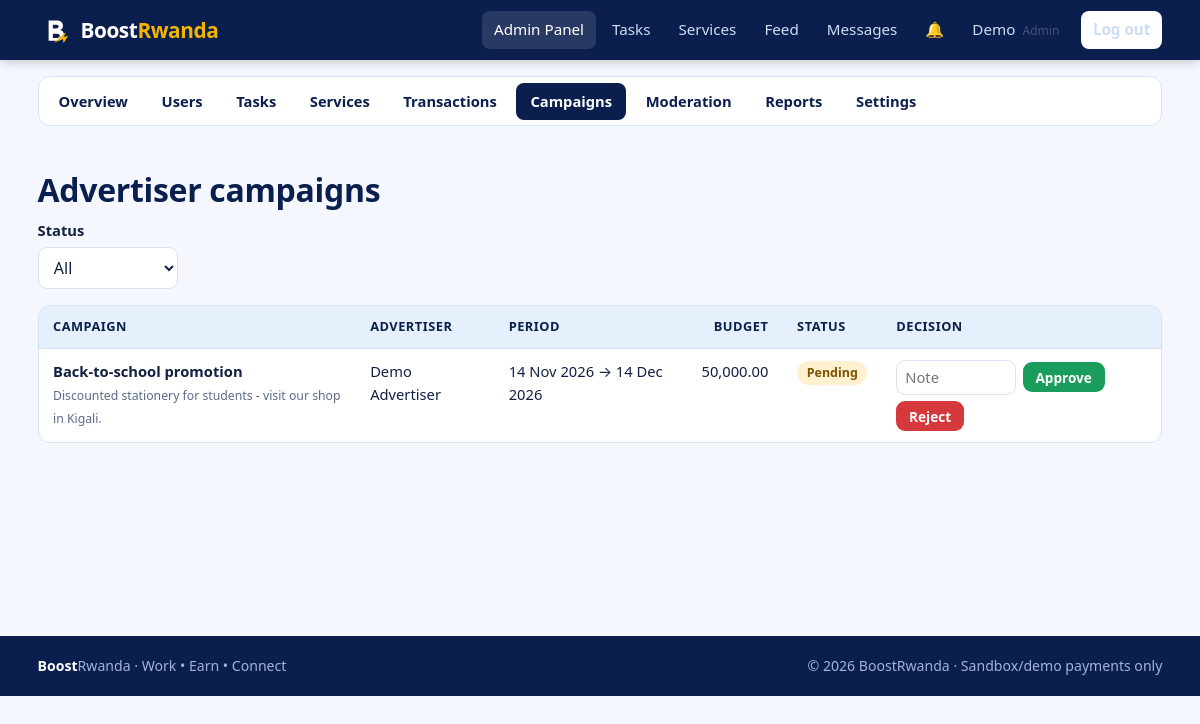
The page /admin/campaigns.php (signed in) on the database its author committed.
### tables this page shows
CREATE TABLE users (
  id            INT UNSIGNED AUTO_INCREMENT PRIMARY KEY,
  member_id     VARCHAR(12)  NULL UNIQUE,                  
  full_name     VARCHAR(100) NOT NULL,
  student_id    VARCHAR(30)  NULL,                          
  email         VARCHAR(150) NOT NULL UNIQUE,
  phone         VARCHAR(20)  NOT NULL,
  password_hash VARCHAR(255) NOT NULL,                      
  role          ENUM('member','freelancer','advertiser','admin','school') NOT NULL DEFAULT 'member',
  status        ENUM('active','suspended') NOT NULL DEFAULT 'active',
  created_at    TIMESTAMP NOT NULL DEFAULT CURRENT_TIMESTAMP,
  last_login    DATETIME NULL,
  INDEX idx_users_role (role),
  INDEX idx_users_status (status),
  INDEX idx_users_student (student_id)
);

CREATE TABLE campaigns (
  id            INT UNSIGNED AUTO_INCREMENT PRIMARY KEY,
  advertiser_id INT UNSIGNED NOT NULL,
  title         VARCHAR(150) NOT NULL,
  ad_text       VARCHAR(600) NOT NULL,
  target_url    VARCHAR(255) NULL,
  budget        DECIMAL(12,2) NOT NULL,
  start_date    DATE NOT NULL,
  end_date      DATE NOT NULL,
  status        ENUM('pending','active','paused','rejected','completed') NOT NULL DEFAULT 'pending',
  admin_note    VARCHAR(255) NULL,
  created_at    TIMESTAMP NOT NULL DEFAULT CURRENT_TIMESTAMP,
  FOREIGN KEY (advertiser_id) REFERENCES users(id),
  INDEX idx_camp_status (status)
);

### config/database.php (called while the page is built)
<?php
function db(): PDO
{
    static $pdo = null;
    if ($pdo === null) {
        $c = app_config()['db'];
        $dsn = "mysql:host={$c['host']};dbname={$c['name']};charset={$c['charset']}";
        try {
            $pdo = new PDO($dsn, $c['user'], $c['pass'], [
                PDO::ATTR_ERRMODE            => PDO::ERRMODE_EXCEPTION,
                PDO::ATTR_DEFAULT_FETCH_MODE => PDO::FETCH_ASSOC,
                PDO::ATTR_EMULATE_PREPARES   => false,
            ]);
        } catch (PDOException $e) {
            error_log('DB connection failed: ' . $e->getMessage());
            http_response_code(500);
            exit('Database connection failed. Check config/config.php and that MySQL is running.');
        }
    }
    return $pdo;
}
function q(string $sql, array $params = []): PDOStatement
{
    $st = db()->prepare($sql);
    $st->execute($params);
    return $st;
}
function fetch_all(string $sql, array $params = []): array { return q($sql, $params)->fetchAll(); }
function fetch_one(string $sql, array $params = []): ?array { $r = q($sql, $params)->fetch(); return $r ?: null; }
function fetch_val(string $sql, array $params = []) { $r = q($sql, $params)->fetchColumn(); return $r === false ? null : $r; }

### includes/auth.php (called while the page is built, shortened)
<?php
function current_user(): ?array
{
    static $user = false;
    if ($user === false) {
        $user = null;
        if (!empty($_SESSION['user_id'])) {
            $u = fetch_one('SELECT id, member_id, full_name, email, phone, role, status FROM users WHERE id=?', [$_SESSION['user_id']]);
            if ($u && $u['status'] === 'active') { $user = $u; } else { unset($_SESSION['user_id']); }
        }
    }
    return $user;
}
function role_home(string $role): string
{
    return ['admin' => 'admin/dashboard.php', 'school' => 'school/dashboard.php',
            'advertiser' => 'advertiser/dashboard.php'][$role] ?? 'user/dashboard.php';
}
function require_login(): array
{
    $u = current_user();
    return $u;
}
function require_role(array $roles): array
{
    $u = require_login();
    return $u;
}

### config/config.php (called while the page is built)
<?php
return [
    'app_name'  => 'BoostRwanda',
    'base_url'  => '/BoostRwanda',
    'currency'  => 'RWF',
    'debug'     => false,
    'db' => [
        'host'    => '127.0.0.1',
        'name'    => 'boostrwanda_db',
        'user'    => 'root',
        'pass'    => '',
        'charset' => 'utf8mb4',
    ],
    'upload_max_bytes' => 2 * 1024 * 1024,
    'upload_allowed'   => [
        'jpg' => 'image/jpeg', 'jpeg' => 'image/jpeg',
        'png' => 'image/png',  'pdf'  => 'application/pdf',
    ],
    'max_login_attempts' => 5,
    'lockout_minutes'    => 15,
    'session_idle_secs'  => 7200,
    'payment' => [
        'mode'           => 'sandbox',
        'webhook_secret' => 'change-me-sandbox-secret',
    ],
];

### includes/bootstrap.php (called while the page is built, shortened)
<?php
function app_config(): array
{
    static $cfg = null;
    if ($cfg === null) { $cfg = require ROOT_PATH . '/config/config.php'; }
    return $cfg;
}
require_once ROOT_PATH . '/config/database.php';
require_once ROOT_PATH . '/includes/functions.php';
require_once ROOT_PATH . '/includes/auth.php';
require_once ROOT_PATH . '/includes/tasks_lib.php';

### includes/tasks_lib.php (called while the page is built, shortened)
<?php
function excerpt(string $s, int $n = 120): string
{
    $s = trim(preg_replace('/\s+/', ' ', $s));
    return mb_strlen($s) > $n ? mb_substr($s, 0, $n - 1) . '…' : $s;
}

### admin/campaigns.php (the view, shortened to what this page needs)
<?php
require_once __DIR__ . '/../includes/bootstrap.php';
$user = require_role(['admin']);
$status = in_array($_GET['status'] ?? '', REPORT_STATUSES['campaigns'], true) ? $_GET['status'] : '';
$pg = paginate((int)fetch_val('SELECT COUNT(*) FROM campaigns' . ($status ? ' WHERE status=?' : ''), $status ? [$status] : []), 10);
$rows = fetch_all('SELECT c.*, u.full_name FROM campaigns c JOIN users u ON u.id=c.advertiser_id' . ($status ? ' WHERE c.status=?' : '') . " ORDER BY (c.status='pending') DESC, c.id DESC LIMIT {$pg['per']} OFFSET {$pg['offset']}", $status ? [$status] : []);
include __DIR__ . '/../includes/header.php';
?>
<div class="container">
  <?= admin_subnav('campaigns') ?>
  <div class="page-head"><div><h1>Advertiser campaigns</h1></div></div>
  <form class="filters" method="get" data-no-loading><div class="form-group"><label for="status">Status</label><select id="status" name="status" onchange="this.form.submit()"><option value="">All</option></select></div></form>
  <div class="table-wrap"><table><thead><tr><th>Campaign</th><th>Advertiser</th><th>Period</th><th class="num">Budget</th><th>Status</th><th>Decision</th></tr></thead><tbody>
    <?php foreach ($rows as $c): ?><tr><td><b><?= e($c['title']) ?></b><br><small class="pre"><?= e(excerpt($c['ad_text'], 140)) ?></small></td><td><?= e($c['full_name']) ?></td>
      <td><?= e(fmt_date($c['start_date'], false)) ?> &rarr; <?= e(fmt_date($c['end_date'], false)) ?></td><td class="num"><?= e(number_format((float)$c['budget'], 2)) ?></td><td><?= status_badge($c['status']) ?></td>
      <td><?php if (in_array($c['status'], ['pending', 'active', 'paused'], true)): ?><form method="post" class="actions"><?= csrf_field() ?><input type="hidden" name="campaign_id" value="<?= (int)$c['id'] ?>"><input name="note" placeholder="Note" maxlength="255" style="width:120px;padding:.3rem .5rem">
        <?php if ($c['status'] === 'pending'): ?><button class="btn btn-ok btn-sm" name="decision" value="approve" type="submit">Approve</button><?php else: ?><button class="btn btn-light btn-sm" name="decision" value="complete" type="submit">Complete</button><?php endif; ?>
        <button class="btn btn-danger btn-sm" name="decision" value="reject" type="submit">Reject</button></form><?php else: ?><small><?= e($c['admin_note'] ?: '-') ?></small><?php endif; ?></td></tr>
    <?php endforeach; ?></tbody></table></div>
</div>
<?php include __DIR__ . '/../includes/footer.php'; ?>

### includes/navbar.php (shortened to what this page needs)
<?php
$__links = [];
if ($__u) {
    switch ($__u['role']) {
        case 'admin':
            $__links = ['admin/dashboard.php' => 'Admin Panel', 'tasks/index.php' => 'Tasks', 'services/index.php' => 'Services',
                        'social/index.php' => 'Feed', 'messages/index.php' => 'Messages'];
            break;
    }
}
$__here = ltrim(str_replace(rtrim(app_config()['base_url'], '/'), '', parse_url($_SERVER['REQUEST_URI'], PHP_URL_PATH)), '/');
$__active = array_key_exists($__here, $__links) ? $__here : null;
if (!$__active) { foreach (array_keys($__links) as $__p) { if (strpos($__here, dirname($__p) . '/') === 0) { $__active = $__p; break; } } }
?>
<header class="topbar">
  <div class="container topbar-inner">
    <a class="brand" href="<?= e(url($__u ? role_home($__u['role']) : '')) ?>">
      <img src="<?= e(url('assets/images/logo.svg')) ?>" alt="" width="34" height="34">
      <span>Boost<b>Rwanda</b></span>
    </a>
    <nav id="nav" class="nav">
      <?php foreach ($__links as $path => $label): ?>
        <a class="<?= $path === $__active ? 'active' : '' ?>" href="<?= e(url($path)) ?>"><?= e($label) ?></a>
      <?php endforeach; ?>
      <?php if ($__u): ?>
        <a class="bell" href="<?= e(url('user/notifications.php')) ?>" title="Notifications">&#128276;<span id="notif-count" class="count" <?= ($n = unread_notifications((int)$__u['id'])) ? '' : 'hidden' ?>><?= (int)$n ?></span></a>
        <a href="<?= e(url('user/profile.php')) ?>" class="nav-user"><?= e(explode(' ', $__u['full_name'])[0]) ?> <small><?= e($__u['role']) ?></small></a>
        <a class="btn btn-light btn-sm" href="<?= e(url('auth/logout.php')) ?>">Log out</a>
      <?php else: ?>
        <a href="<?= e(url('auth/login.php')) ?>">Log in</a>
        <a class="btn btn-gold btn-sm" href="<?= e(url('auth/register.php')) ?>">Join free</a>
      <?php endif; ?>
    </nav>
  </div>
</header>

### includes/functions.php (shortened to what this page needs)
<?php
function e($v): string { return htmlspecialchars((string)$v, ENT_QUOTES | ENT_SUBSTITUTE, 'UTF-8'); }
function url(string $path = ''): string { return rtrim(app_config()['base_url'], '/') . '/' . ltrim($path, '/'); }
function fmt_date($d, bool $time = true): string { return $d ? date($time ? 'd M Y, H:i' : 'd M Y', strtotime($d)) : '-'; }
function status_badge(string $s): string { return '<span class="badge badge-' . e($s) . '">' . e(ucfirst(str_replace('_', ' ', $s))) . '</span>'; }
function paginate(int $total, int $perPage = 10): array
{
    $pages = max(1, (int)ceil($total / $perPage));
    $page  = min(max(1, (int)($_GET['page'] ?? 1)), $pages);
    return ['page' => $page, 'pages' => $pages, 'per' => $perPage, 'offset' => ($page - 1) * $perPage, 'total' => $total];
}
function admin_subnav(string $active): string
{
    $items = ['dashboard' => 'Overview', 'users' => 'Users', 'tasks' => 'Tasks', 'services' => 'Services',
              'transactions' => 'Transactions', 'campaigns' => 'Campaigns', 'moderation' => 'Moderation',
              'reports' => 'Reports', 'settings' => 'Settings'];
    $h = '<div class="subnav">';
    foreach ($items as $k => $label) {
        $h .= '<a class="' . ($k === $active ? 'active' : '') . '" href="' . e(url("admin/$k.php")) . '">' . e($label) . '</a>';
    }
    return $h . '</div>';
}

### assets/css/style.css (style rules this page uses)
:root { --navy:#0a1f4d; --navy-2:#13306e; --blue:#2f80ed; --sky:#e6f0fc; --sky-2:#cfe2fa; --gold:#f5b301; --ink:#122042; --muted:#5b6a8a; --line:#d9e3f3; --bg:#f4f8fe; --white:#fff; --ok:#1a9d5c; --warn:#d98a00; --bad:#d6393b; --radius:12px; --shadow:0 2px 14px rgba(10,31,77,.08); font-family:"Segoe UI",system-ui,-apple-system,Roboto,Arial,sans-serif; }
* { box-sizing:border-box }
html { scroll-behavior:smooth }
body { margin:0;background:var(--bg);color:var(--ink);line-height:1.55;font-size:16px }
h1,h2,h3 { line-height:1.2;color:var(--navy);margin:0 0 .5em;letter-spacing:-.01em }
h1 { font-size:2rem }
a { color:var(--blue) }
img { max-width:100% }
small,.muted { color:var(--muted) }
.container { width:100%;max-width:1160px;margin:0 auto;padding:0 1.1rem }
.topbar { background:var(--navy);color:#fff;position:sticky;top:0;z-index:50;box-shadow:0 2px 10px rgba(0,0,0,.2) }
.topbar-inner { display:flex;align-items:center;justify-content:space-between;gap:1rem;min-height:60px }
.brand { display:flex;align-items:center;gap:.55rem;color:#fff;text-decoration:none;font-size:1.3rem;font-weight:700;letter-spacing:-.02em }
.brand b { color:var(--gold) }
.nav { display:flex;align-items:center;gap:.25rem;flex-wrap:wrap }
.nav>a { color:#cfdcf5;text-decoration:none;padding:.45rem .75rem;border-radius:8px;font-size:.95rem }
.nav>a:hover,.nav>a.active { background:rgba(255,255,255,.12);color:#fff }
.nav .btn { margin-left:.35rem }
.nav-user small { opacity:.7;font-size:.75rem;margin-left:.2rem;text-transform:capitalize }
.bell { position:relative }
.btn { display:inline-block;border:0;border-radius:9px;padding:.65rem 1.2rem;font-size:.97rem;font-weight:600;cursor:pointer;text-decoration:none;font-family:inherit;transition:transform .08s,filter .15s }
.btn-light { background:#fff;color:var(--navy) }
.btn-danger { background:var(--bad);color:#fff }
.btn-ok { background:var(--ok);color:#fff }
.btn-sm { padding:.35rem .8rem;font-size:.85rem }
.badge { display:inline-block;padding:.15rem .6rem;border-radius:20px;font-size:.78rem;font-weight:600;background:var(--sky);color:var(--navy);white-space:nowrap }
.badge-pending,.badge-submitted,.badge-requested,.badge-accepted,.badge-paused,.badge-open_report { background:#fff1cf;color:#7a5200 }
.form-group { margin-bottom:1rem }
label { display:block;font-weight:600;margin-bottom:.3rem;font-size:.92rem }
input,select,textarea { width:100%;padding:.65rem .8rem;border:1.5px solid var(--line);border-radius:9px;font:inherit;background:#fff;color:var(--ink) }
.pre { white-space:pre-wrap;word-wrap:break-word }

### assets/css/dashboard.css (style rules this page uses)
.page-head { display:flex;justify-content:space-between;align-items:flex-end;gap:1rem;flex-wrap:wrap;padding:1.8rem 0 .6rem }
.page-head h1 { margin:0 }
.subnav { display:flex;gap:.3rem;flex-wrap:wrap;background:#fff;border:1px solid var(--line);border-radius:12px;padding:.35rem;margin:1rem 0 }
.subnav a { padding:.45rem .9rem;border-radius:8px;text-decoration:none;color:var(--navy);font-weight:600;font-size:.92rem }
.subnav a.active { background:var(--navy);color:#fff }
.table-wrap { overflow-x:auto;border:1px solid var(--line);border-radius:var(--radius);background:#fff }
table { width:100%;border-collapse:collapse;font-size:.92rem }
th,td { padding:.7rem .9rem;text-align:left;border-bottom:1px solid var(--line);vertical-align:top }
th { background:var(--sky);color:var(--navy);font-size:.8rem;text-transform:uppercase;letter-spacing:.04em;white-space:nowrap }
tr:last-child td { border-bottom:0 }
td.num,th.num { text-align:right;font-variant-numeric:tabular-nums }
.actions { display:flex;gap:.4rem;flex-wrap:wrap;align-items:center }
.filters { display:flex;gap:.6rem;flex-wrap:wrap;align-items:end;margin-bottom:1rem }
.filters .form-group { margin:0;min-width:140px }
.filters input,.filters select { padding:.5rem .7rem }

### rows shown on the page
users: full_name "Demo", role "Admin"
campaigns: title "Back-to-school promotion", ad_text "Discounted stationery for students - visit our shop in Kigali.", advertiser.full_name "Demo Advertiser", start_date "14 Nov 2026", end_date "14 Dec 2026", budget "50,000.00", status "Pending", shows "Approve"

### other values the page prints
$label "Admin Panel"
$label "Tasks"
$label "Services"
$label "Feed"
$label "Messages"
$label "Overview"
$label "Users"
$label "Transactions"
$label "Campaigns"
$label "Moderation"
$label "Reports"
$label "Settings"
